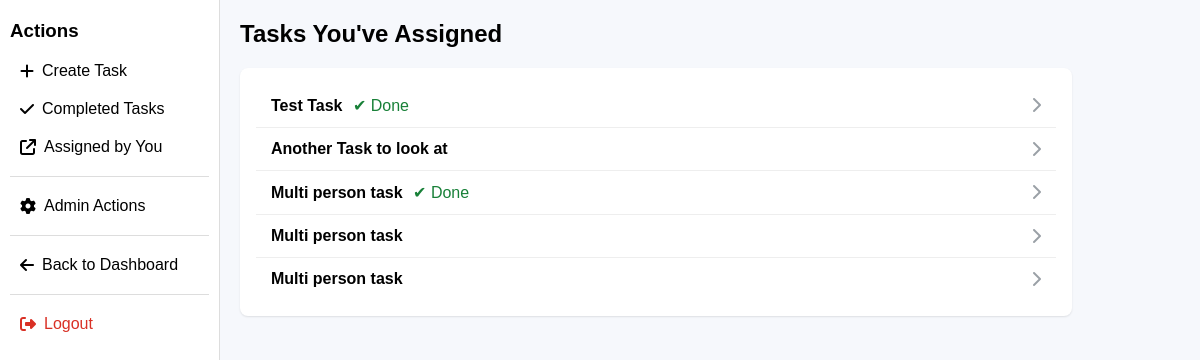
The app's page /assigned_tasks (signed in), older data.
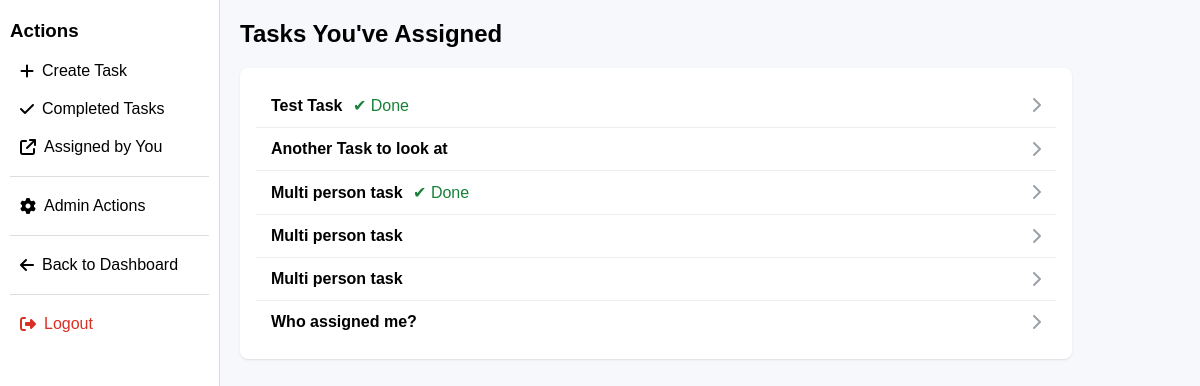
The same page, newer data.
### tables this page shows
CREATE TABLE tasks (
    id INTEGER PRIMARY KEY AUTOINCREMENT,
    title TEXT NOT NULL,
    description TEXT,
    assigned_to TEXT NOT NULL,
    assigned_by TEXT NOT NULL,
    due_date TEXT,
    status TEXT DEFAULT 'Pending'
);

### app.py (the view)
@app.route("/assigned_tasks")
def assigned_tasks():
    if "username" not in session:
        return redirect(url_for("login"))
    username = session["username"]
    conn = get_db_connection()
    tasks = conn.execute(
        "SELECT * FROM tasks WHERE assigned_by = ?", (username,)
    ).fetchall()
    conn.close()
    return render_template("assigned_tasks.html", username=username, tasks=tasks)

### app.py (called while the page is built)
def get_db_connection():
    conn = sqlite3.connect(DB_PATH)
    conn.row_factory = sqlite3.Row
    return conn

@app.context_processor
def inject_globals():
    return dict(
        is_admin=session.get("is_admin", 0),
        show_dashboard_button=(request.path != url_for("dashboard"))
    )

### templates/assigned_tasks.html (shortened to what this page needs)
{% extends "base.html" %}
{% block content %}
<h2 style="margin-top: 0;">Tasks You've Assigned</h2>
{% if tasks %}
    <div style="
        background: #ffffff;
        border-radius: 8px;
        padding: 16px;
        box-shadow: 0 1px 2px rgba(0,0,0,0.1);
        max-width: 800px;
    ">
        {% for task in tasks %}
            <div class="task-card"
                 onclick="window.location='{{ url_for('view_task', task_id=task['id']) }}'">
                <div>
                    <strong>{{ task['title'] }}</strong>
                    {% if task['status'] == 'Done' %}
                        <span style="color: #188038; margin-left: 6px;">✔ Done</span>
                    {% endif %}
                </div>
                <i class="fa-solid fa-chevron-right" style="color: #9aa0a6;"></i>
            </div>
        {% endfor %}
    </div>
{% else %}
    <p style="color: #5f6368;">You haven't assigned any tasks yet.</p>
{% endif %}
{% endblock %}

Row changes from the older to the newer data that the page shows:
added tasks: title "Who assigned me?"
